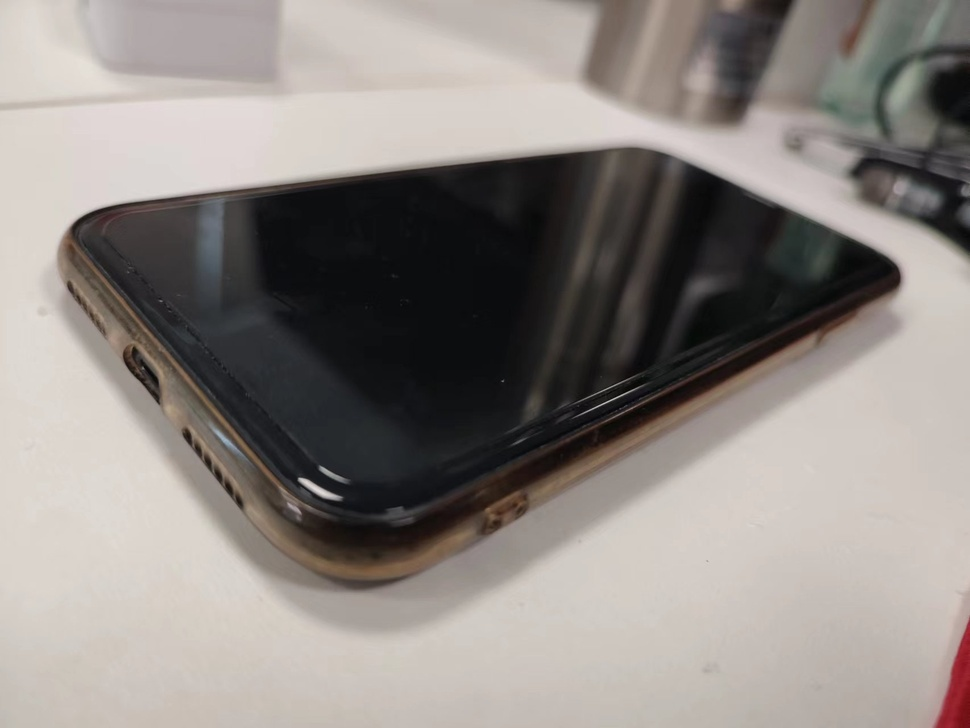
#> input picture b02_test_sift/tmp6.jpg, 970 x 728 px, shrunk from 1706 x 1280 before the run
$ python b02_tst_SIFT_match.py
#> lines starting #> are read from the running program, lines starting #| are printed output that depends on the picture; long printed decimals are rounded
import numpy as np
import cv2
from matplotlib import pyplot as plt

MIN_MATCH_COUNT = 1  # 设置最低特征点匹配数量为10
template = cv2.imread('tmp6.jpg', 0)  # queryImage
#> template: shape (728, 970); min 2, max 226, mean 137.3
target = cv2.imread('6.png', 0)  # trainImage
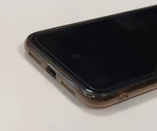
#> input picture b02_test_sift/6.png, 157 x 131 px, shrunk from 276 x 230 before the run
#> target: shape (131, 157); min 0, max 222, mean 124.2
# Initiate SIFT detector创建sift检测器
sift = cv2.SIFT_create()
# find the keypoints and descriptors with SIFT
kp1, des1 = sift.detectAndCompute(template, None)
#> kp1 = 189 keypoints; strongest (x, y, size): (866, 276, 41.5), (123, 260, 83), (748, 297, 130.9), (324, 470, 4.6)
kp2, des2 = sift.detectAndCompute(target, None)
#> kp2 = 9 keypoints; (x, y, size): (81, 57, 50.4), (81, 57, 50.4), (52, 73, 4.9), (104, 95, 2.4), (38, 62, 1.8), (92, 98, 1.9), (92, 98, 1.9), (131, 94, 2.8), (115, 100, 3.1)
# 创建设置FLANN匹配
FLANN_INDEX_KDTREE = 0
index_params = dict(algorithm=FLANN_INDEX_KDTREE, trees=5)
search_params = dict(checks=50)
flann = cv2.FlannBasedMatcher(index_params, search_params)
matches = flann.knnMatch(des1, des2, k=2)
#> matches = 189 matches
# store all the good matches as per Lowe's ratio test.
good = []
# 舍弃大于0.7的匹配
for m, n in matches:
    if m.distance < 0.8 * n.distance:
        good.append(m)
#> after the loop, good = 14 matches
print(good)
#> (printed output is left out)
if len(good) >= MIN_MATCH_COUNT:
    # 获取关键点的坐标
    src_pts = np.float32([kp1[m.queryIdx].pt for m in good]).reshape(-1, 1, 2)
#> src_pts = 14 rows, first 8: [91.69, 315.9], [112.1, 310.3], [123, 260], [131, 360.1], [132.7, 360.6], [137.5, 370.8], [197.8, 449.5], [214.2, 397.3]
    print(src_pts)
#| [[[ 91.694  315.9221  ]]
#|  [[112.0528   310.258 ]]
#|  [[122.982 260.006 ]]
#|  [[130.954  360.102 ]]
#|  [[132.750  360.610 ]]
#|  [[137.499  370.789 ]]
#|  [[197.765  449.498 ]]
#|  [[214.154  397.277 ]]
#|  [[218.048  475.0224  ]]
#|  [[255.711  511.037 ]]
#|  [[397.824  515.186 ]]
#|  [[461.917  534.0277  ]]
#> (further printed lines are left out)
    dst_pts = np.float32([kp2[m.trainIdx].pt for m in good]).reshape(-1, 1, 2)
#> dst_pts = 14 rows, first 8: [38.1, 61.55], [38.1, 61.55], [81.12, 57.47], [92.31, 98.47], [52.22, 73.05], [92.31, 98.47], [38.1, 61.55], [103.6, 94.86]
    # 计算变换矩阵和MASK
    # 计算多个二维点对之间的最优单映射变换矩阵 H（3行x3列） ，使用最小均方误差或者RANSAC方法
    M, mask = cv2.findHomography(src_pts, dst_pts, cv2.RANSAC, 5.0)
#> M = [[-0.803, -0.0549, 105.6], [-0.713, -0.0963, 107.5], [-0.00764, -0.000585, 1]]; mask = [0, 1, 1, 1, 0, 1, 0, 1, 0, 0, 1, 0, 1, 0]
    matchesMask = mask.ravel().tolist()  # 先将mask变成一维，再将矩阵转化为列表
#> matchesMask = [0, 1, 1, 1, 0, 1, 0, 1, 0, 0, 1, 0, 1, 0]
    h, w = template.shape
#> h = 728; w = 970
    # 使用得到的变换矩阵对原图像的四个角进行变换，获得在目标图像上对应的坐标
    pts = np.float32([[0, 0], [0, h - 1], [w - 1, h - 1], [w - 1, 0]]).reshape(-1, 1, 2)
#> pts = [[0, 0], [0, 727], [969, 727], [969, 0]]
    dst = cv2.perspectiveTransform(pts, M)
#> dst = [[105.6, 107.5], [114.3, 65.2], [104.4, 95.72], [105.1, 91.15]]
    cv2.polylines(target, [np.int32(dst)], True, 0, 2, cv2.LINE_AA)
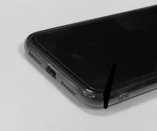
#> target: shape (131, 157); min 0, max 222, mean 123.8
else:
    print("Not enough matches are found - %d/%d" % (len(good), MIN_MATCH_COUNT))
    matchesMask = None
draw_params = dict(matchColor=(0, 255, 0),
                   singlePointColor=None,
                   matchesMask=matchesMask,
                   flags=2)
#> draw_params = 4 items
result = cv2.drawMatches(template, kp1, target, kp2, good, None, **draw_params)
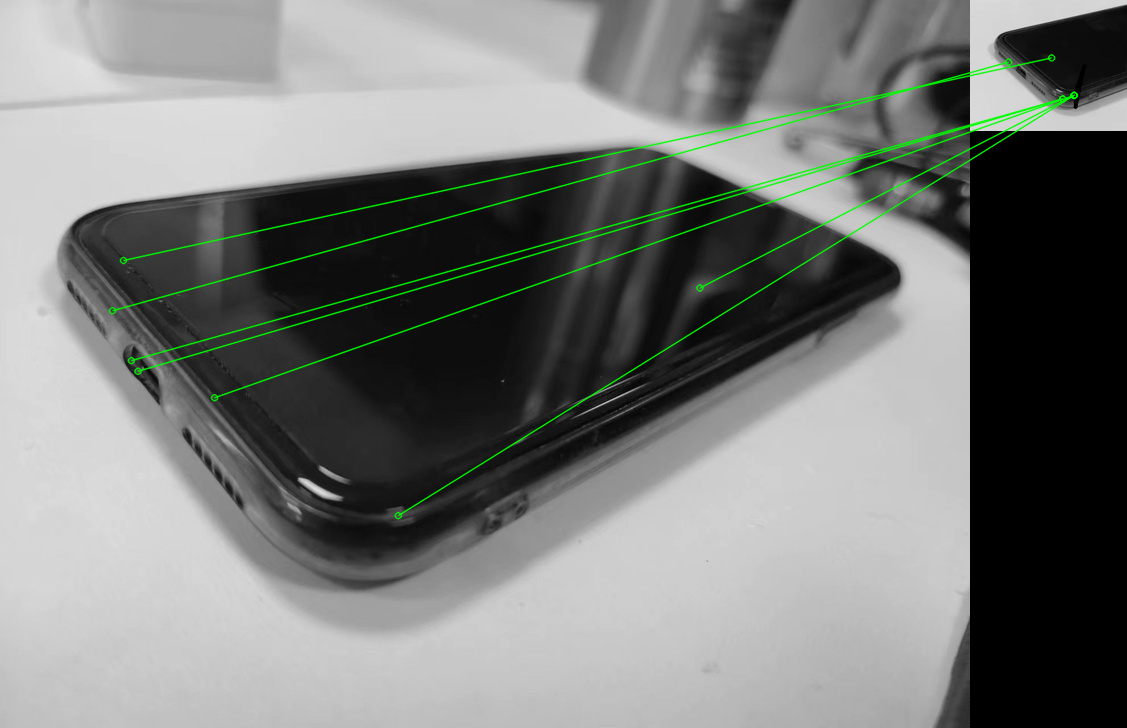
#> result: shape (728, 1127, 3); mean of channels 0, 1, 2 120.6, 123.1, 120.6; drawn as B, G, R
cv2.imwrite("res.png",result)
plt.imshow(result, 'gray')
plt.show()
